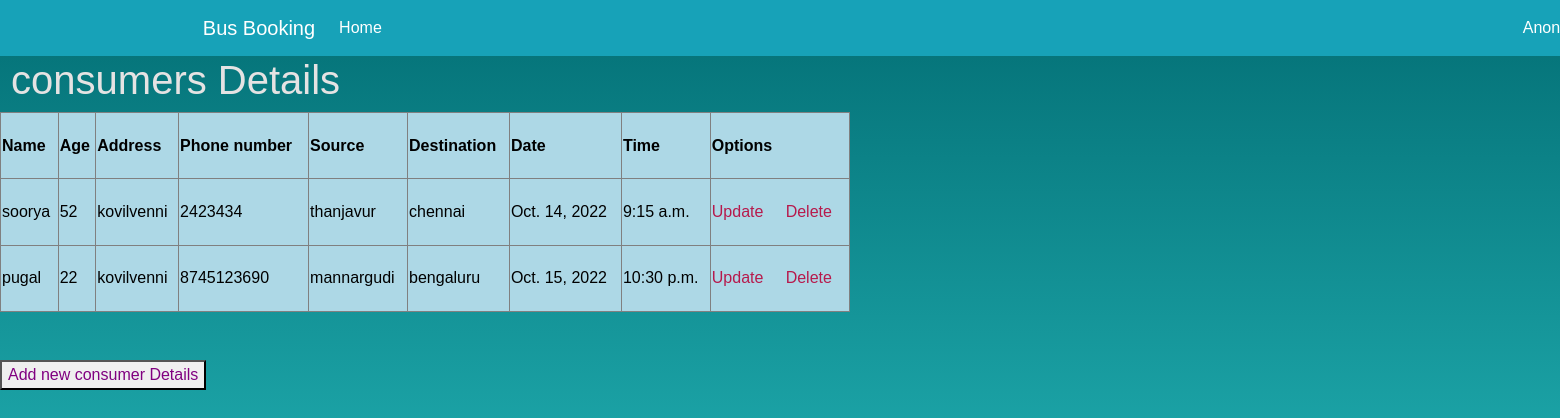
/consumerdisplay/, run on the app's committed database.
### busbookapp/models.py (models this page shows)
class Customer(models.Model):
    name=models.CharField(max_length=20)
    age=models.IntegerField()
    address=models.TextField()
    phone=models.PositiveBigIntegerField(unique=True)
    start=models.CharField(max_length=30)
    end=models.CharField(max_length=20)
    date = models.DateField()
    time = models.TimeField()

### busbookapp/views.py (the view)
# urls.py: path('consumerdisplay/', views.consumerdisplay_view, name='consumerdisplay'),
def consumerdisplay_view(request):
    info=Customer.objects.all()
    return render(request,"busbookapp/consumerdisplay.html",{"info":info})

### busbookapp/templates/busbookapp/consumerdisplay.html (shortened to what this page needs)
<html>
{% extends 'busbookapp/base1.html' %}
{% block content %}
{% load static %}
   <link rel="stylesheet" href="{% static 'fonts/icomoon/style.css' %}">
    <link rel="stylesheet" href="{% static 'css/owl.carousel.min.css' %}">
    <link rel="stylesheet" href="{% static 'css/style.css' %}">
<h1>  &nbsp;consumers Details</h1>
<table border="1" width="850" height="200" bgcolor="lightblue">
<tr bgcolor="">
<th style="color:black" >Name</th>
<th style="color:black">Age</th>
<th style="color:black">Address</th>
<th style="color:black">Phone number</th>
<th style="color:black">Source</th>
<th style="color:black">Destination</th>
<th style="color:black">Date</th>
<th style="color:black">Time</th>
<th style="color:black">Options</th>
    </tr>
<tr bg>
     {% if info %}
     {% for st in info %}
     <td style="color:black">{{st.name}}</td>
     <td style="color:black">{{st.age}}</td>
     <td style="color:black">{{st.address}}</td>
     <td style="color:black">{{st.phone}}</td>
     <td style="color:black">{{st.start}}</td>
     <td style="color:black">{{st.end}}</td>
     <td style="color:black">{{st.date}}</td>
     <td style="color:black">{{st.time}}</td>
    <td style="color:black"><a href="/updateconsumer/{{st.id}}">Update</a> &nbsp; &nbsp; <a href="/deleteconsumer/{{st.id}}"> Delete</a></td>
    </tr>
{% endfor %}
{% endif %}
</table>
<br>
<br>
<p>
<a href="/addconsumer" ><button type= "button"><font color = "purple">Add new consumer Details </button></a></p>
{% endblock%}

### busbookapp/static/css/style.css (style rules this page uses)
html, body { height: 130%; ; width: 100%; ; }
body { font-family:Sans-serif; max-height: 100%; overflow: auto; background-image: linear-gradient(to top, #30cfd0 0%, #036F75 100%); color: #e5e3e3; overflow-x: hidden; }
a { color: #b71a4c; }

### data on the page
Customer: name "soorya", age "52", address "kovilvenni", phone "2423434", start "thanjavur", end "chennai", date "Oct. 14, 2022", time "9:15 a.m."
Customer: name "pugal", age "22", address "kovilvenni", phone "8745123690", start "mannargudi", end "bengaluru", date "Oct. 15, 2022", time "10:30 p.m."
